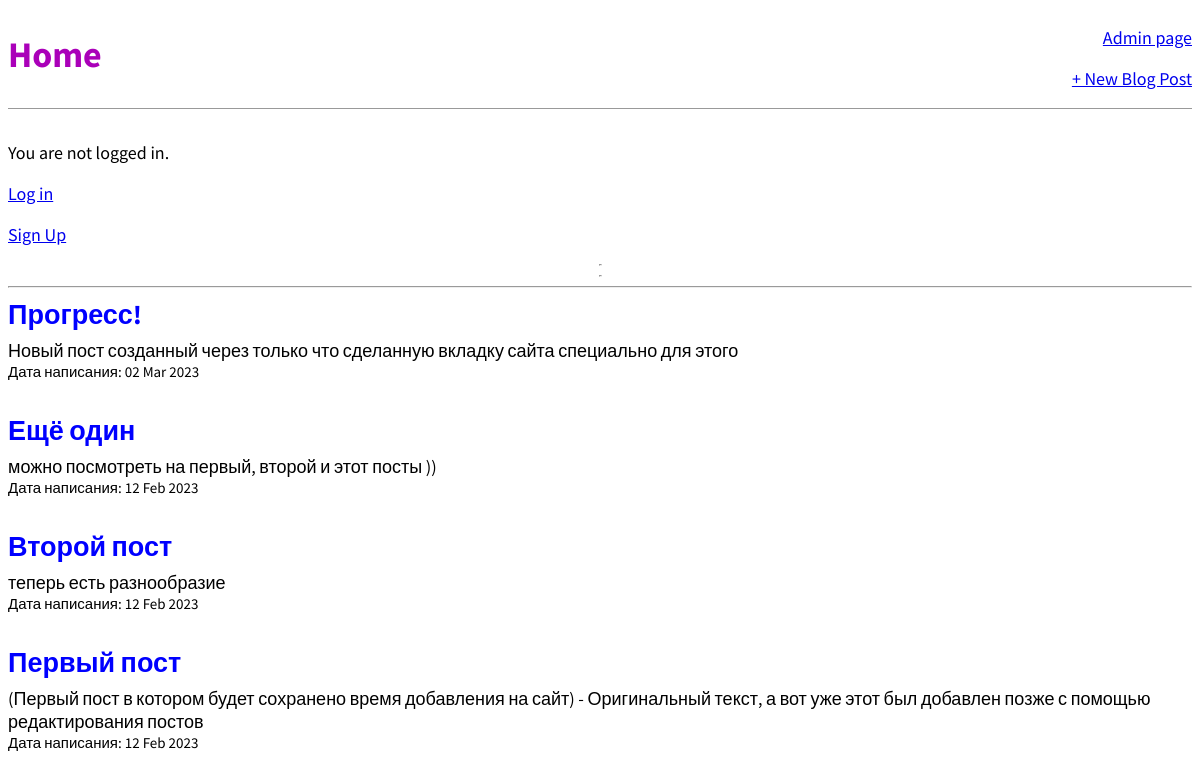
The page / on the database its author committed.
### blog/models.py (models this page shows, shortened)
class Post(models.Model):
    title = models.CharField(max_length=400)
    author = models.ForeignKey("auth.User", on_delete=models.CASCADE,)
    body = models.TextField()
    pub_date = models.DateTimeField('date published', auto_now_add=True)

### blog/views.py (the view)
# urls.py: path('', BlogListView.as_view(), name='home'),
class BlogListView(ListView):
    model = Post
    ordering = ['-pub_date']
    template_name = "home.html"

### templates/home.html
{% extends 'base.html' %}
{% block content %}
{% for post in post_list %}
    <div class="post-entry">
        <h2><a href="{%url 'post_detail' post.pk %}">{{post.title}}</a></h2>
        <p>{{post.body}}</p>
        <p><small>Дата написания: {{post.pub_date|date:"d M Y"}}</small></p>
    </div>
{% endfor %}
{% endblock content %}

### templates/base.html (shortened to what this page needs)
{% load static %}
<html>
    <head>
        <link href="{% static 'css/base.css' %}" rel="stylesheet">
    </head>
    <body>
        <header>
            <div class="nav-left">
                <h1><a href={% url 'home' %}>Home</a></h1>
            </div>
            <div>
                <p align="right"><a href="/admin/">Admin page</a></p>
                <p align="right"><a href="{% url 'post_new' %}">+ New Blog Post</a></p>
            </div>
        </header>
        {% if user.is_authenticated %}
            <p>Hi {{ user.username }}!</p>
            <a href="{% url 'logout' %}">Logout</a>
        {% else %}
            <p>You are not logged in.</p>
            <p><a href="{% url 'login' %}">Log in</a></p>
            <p><a href="{% url 'signup' %}">Sign Up</a></p>
        {% endif %}
        <hr width="0">
        <hr width="0">
        <hr>
        <div>
            {% block content %}
            {% endblock content %}
        </div>
    </body>
</html>

### static/css/base.css (style rules this page uses)
body { font-family: 'Source Sans Pro', sans-serif; font-size: 18px; }
header { border-bottom: 1px solid #999; margin-bottom: 2rem; display: flex; }
header h1 a { color: rgb(170, 0, 185); text-decoration: none; }
.nav-left { margin-right: auto; }
.post-entry { margin-bottom: 2rem; }
.post-entry h2 { margin: 0.5rem 0; }
.post-entry h2 a, .post-entry h2 a:visited { color: blue; text-decoration: none; }
.post-entry p { margin: 0; font-weight: 400; }

### rows shown on the page
Post: title "Прогресс!", body "Новый пост созданный через только что сделанную вкладку сайта специально для этого", pub_date "02 Mar 2023"
Post: title "Ещё один", body "можно посмотреть на первый, второй и этот посты ))", pub_date "12 Feb 2023"
Post: title "Второй пост", body "теперь есть разнообразие", pub_date "12 Feb 2023"
Post: title "Первый пост", body "(Первый пост в котором будет сохранено время добавления на сайт) - Оригинальный текст, а вот уже этот был добавлен позже с помощью редактирования постов", pub_date "12 Feb 2023"
